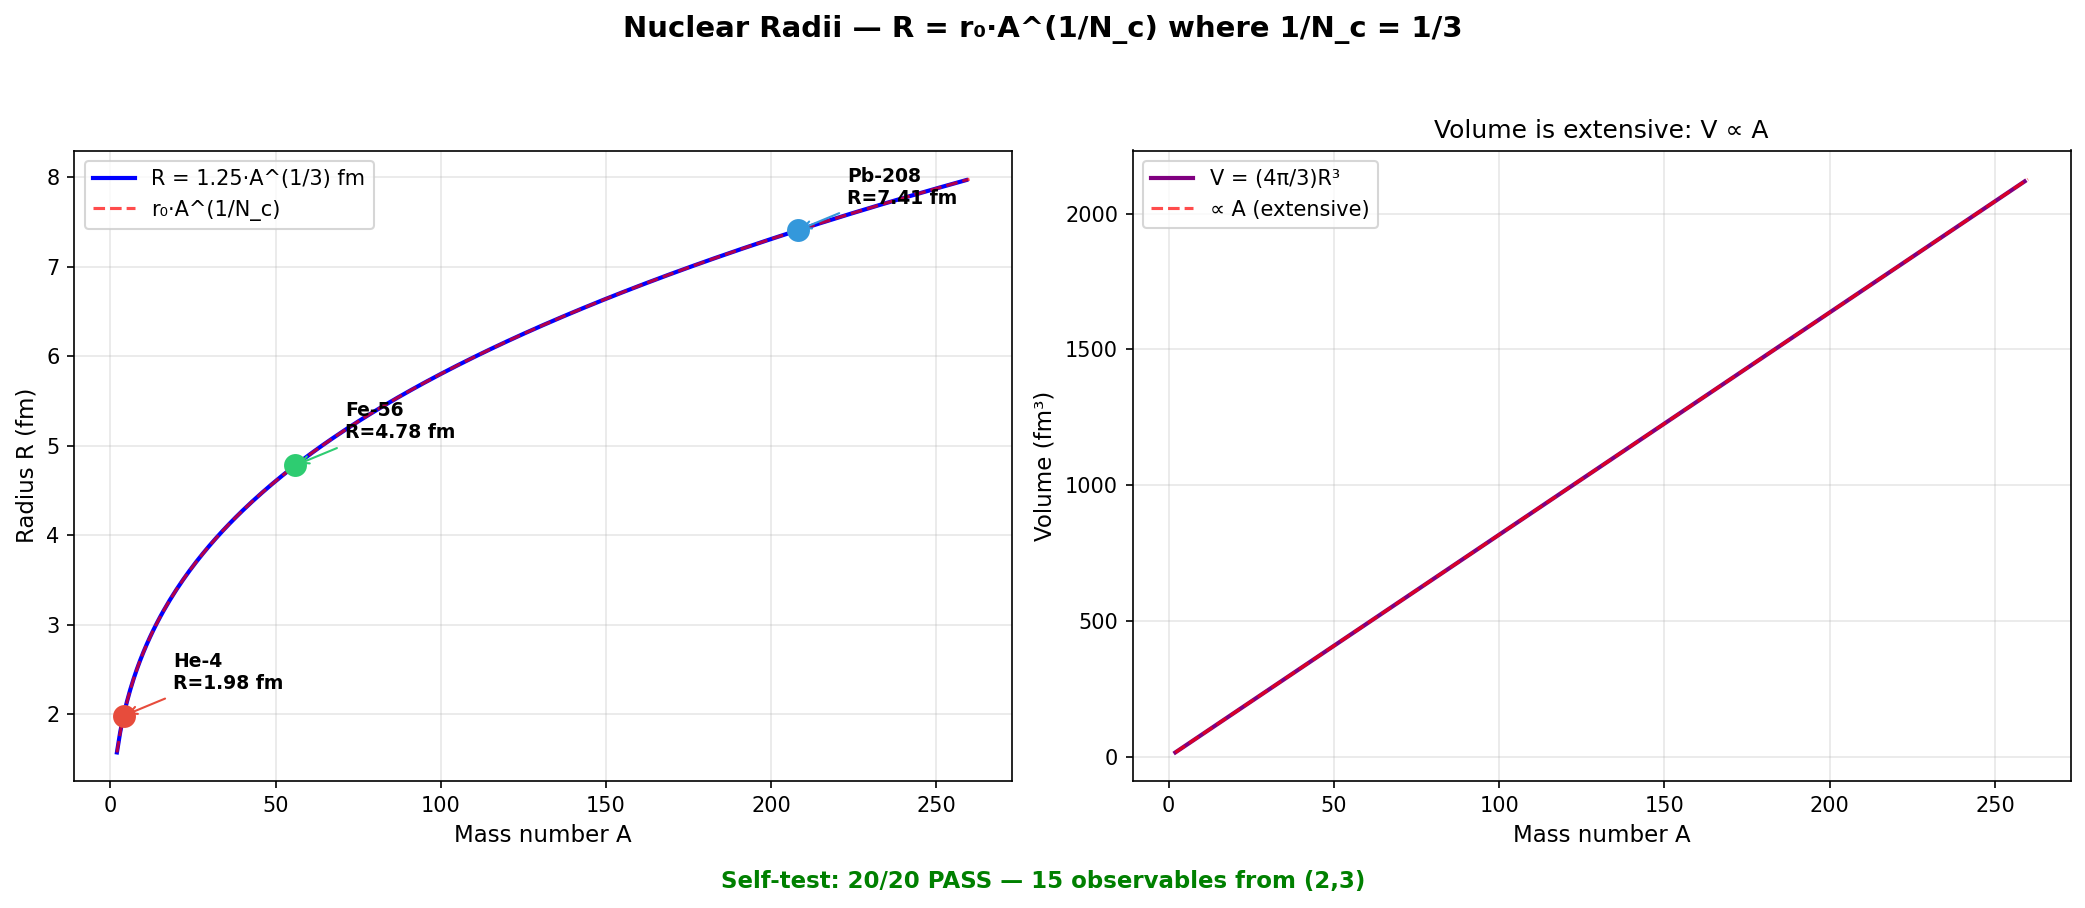

Write Python code to recreate this figure.
#!/usr/bin/env python3
"""Crystal Nuclear — Nuclear Radii: R = r₀·A^(1/N_c)"""
import crystal_toe as ct
import matplotlib.pyplot as plt
import numpy as np

toe = ct.Toe(); nuc = toe.nuclear()

fig, axes = plt.subplots(1, 2, figsize=(14, 6))
fig.suptitle("Nuclear Radii — R = r₀·A^(1/N_c) where 1/N_c = 1/3",
             fontsize=14, fontweight='bold')

# ── Left: R vs A ──
ax = axes[0]
a_range = np.arange(2, 260)
radii = [nuc.nuclear_radius(int(a)) for a in a_range]
ax.plot(a_range, radii, 'b-', linewidth=2, label='R = 1.25·A^(1/3) fm')

# Overlay A^(1/3) fit
a_cont = np.linspace(2, 260, 200)
ax.plot(a_cont, 1.25 * a_cont**(1.0/3.0), 'r--', linewidth=1.5,
        label='r₀·A^(1/N_c)', alpha=0.7)

# Mark key nuclei
for a, z, name, color in [(4, 2, 'He-4', '#e74c3c'), (56, 26, 'Fe-56', '#2ecc71'),
                            (208, 82, 'Pb-208', '#3498db')]:
    r = nuc.nuclear_radius(a)
    ax.plot(a, r, 'o', color=color, markersize=10, zorder=5)
    ax.annotate(f'{name}\nR={r:.2f} fm', xy=(a, r),
                xytext=(a + 15, r + 0.3), fontsize=9, fontweight='bold',
                arrowprops=dict(arrowstyle='->', color=color))

ax.set_xlabel('Mass number A', fontsize=11)
ax.set_ylabel('Radius R (fm)', fontsize=11)
ax.legend(fontsize=10)
ax.grid(True, alpha=0.3)

# ── Right: Volume ∝ A (extensive property) ──
ax = axes[1]
vols = [nuc.nuclear_volume(int(a)) for a in a_range]
ax.plot(a_range, vols, 'purple', linewidth=2, label='V = (4π/3)R³')
# Linear fit overlay
ax.plot(a_cont, (4*np.pi/3) * 1.25**3 * a_cont, 'r--', linewidth=1.5,
        label='∝ A (extensive)', alpha=0.7)

ax.set_xlabel('Mass number A', fontsize=11)
ax.set_ylabel('Volume (fm³)', fontsize=11)
ax.set_title('Volume is extensive: V ∝ A')
ax.legend(fontsize=10)
ax.grid(True, alpha=0.3)

# Self-test
passes, total, msgs = nuc.self_test()
fig.text(0.5, 0.01,
         f'Self-test: {passes}/{total} PASS — {nuc.observable_count()} observables from (2,3)',
         ha='center', fontsize=11, fontweight='bold',
         color='green' if passes == total else 'red')

plt.tight_layout(rect=[0, 0.03, 1, 0.95])
plt.savefig('nuclear_radii.png', dpi=150, bbox_inches='tight'); plt.show()
